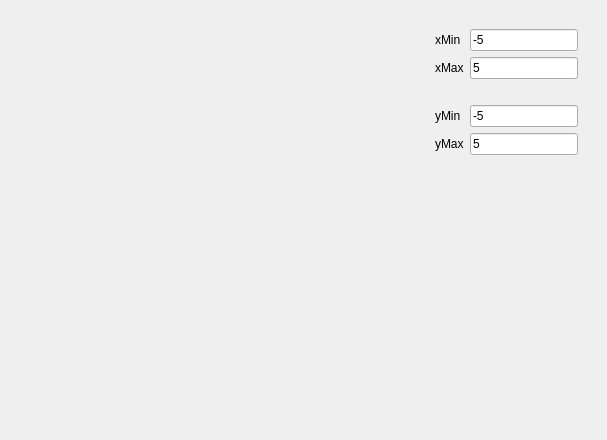
          <widget class="QWidget" name="page_5">
           <layout class="QGridLayout" name="gridLayout_8">
            <item row="0" column="0">
             <widget class="QWidget" name="widget_3" native="true">
              <layout class="QGridLayout" name="gridLayout_6">
               <item row="0" column="0">
                <widget class="QCustomPlot" name="axes" native="true">
                 <property name="sizePolicy">
                  <sizepolicy hsizetype="Fixed" vsizetype="Fixed">
                   <horstretch>0</horstretch>
                   <verstretch>0</verstretch>
                  </sizepolicy>
                 </property>
                 <property name="minimumSize">
                  <size>
                   <width>400</width>
                   <height>400</height>
                  </size>
                 </property>
                </widget>
               </item>
               <item row="0" column="1">
                <widget class="QWidget" name="widget_4" native="true">
                 <layout class="QGridLayout" name="gridLayout_7">
                  <item row="4" column="0">
                   <widget class="QLabel" name="label_4">
                    <property name="text">
                     <string>yMax</string>
                    </property>
                   </widget>
                  </item>
                  <item row="0" column="0">
                   <widget class="QLabel" name="label">
                    <property name="sizePolicy">
                     <sizepolicy hsizetype="Fixed" vsizetype="Fixed">
                      <horstretch>0</horstretch>
                      <verstretch>0</verstretch>
                     </sizepolicy>
                    </property>
                    <property name="text">
                     <string>xMin</string>
                    </property>
                   </widget>
                  </item>
                  <item row="2" column="0">
                   <spacer name="verticalSpacer_2">
                    <property name="orientation">
                     <enum>Qt::Vertical</enum>
                    </property>
                    <property name="sizeType">
                     <enum>QSizePolicy::Fixed</enum>
                    </property>
                    <property name="sizeHint" stdset="0">
                     <size>
                      <width>20</width>
                      <height>20</height>
                     </size>
                    </property>
                   </spacer>
                  </item>
                  <item row="1" column="0">
                   <widget class="QLabel" name="label_2">
                    <property name="sizePolicy">
                     <sizepolicy hsizetype="Fixed" vsizetype="Fixed">
                      <horstretch>0</horstretch>
                      <verstretch>0</verstretch>
                     </sizepolicy>
                    </property>
                    <property name="text">
                     <string>xMax</string>
                    </property>
                   </widget>
                  </item>
                  <item row="3" column="0">
                   <widget class="QLabel" name="label_3">
                    <property name="text">
                     <string>yMin</string>
                    </property>
                   </widget>
                  </item>
                  <item row="6" column="0">
                   <spacer name="verticalSpacer">
                    <property name="orientation">
                     <enum>Qt::Vertical</enum>
                    </property>
                    <property name="sizeHint" stdset="0">
                     <size>
                      <width>20</width>
                      <height>217</height>
                     </size>
                    </property>
                   </spacer>
                  </item>
                  <item row="5" column="1">
                   <widget class="QLabel" name="label_graph_err_out">
                    <property name="text">
                     <string/>
                    </property>
                   </widget>
                  </item>
                  <item row="0" column="1">
                   <widget class="QLineEdit" name="lineEdit_xMin">
                    <property name="text">
                     <string>-5</string>
                    </property>
                   </widget>
                  </item>
                  <item row="1" column="1">
                   <widget class="QLineEdit" name="lineEdit_xMax">
                    <property name="text">
                     <string>5</string>
                    </property>
                   </widget>
                  </item>
                  <item row="3" column="1">
                   <widget class="QLineEdit" name="lineEdit_yMin">
                    <property name="text">
                     <string>-5</string>
                    </property>
                   </widget>
                  </item>
                  <item row="4" column="1">
                   <widget class="QLineEdit" name="lineEdit_yMax">
                    <property name="text">
                     <string>5</string>
                    </property>
                   </widget>
                  </item>
                 </layout>
                </widget>
               </item>
              </layout>
             </widget>
            </item>
           </layout>
          </widget>
